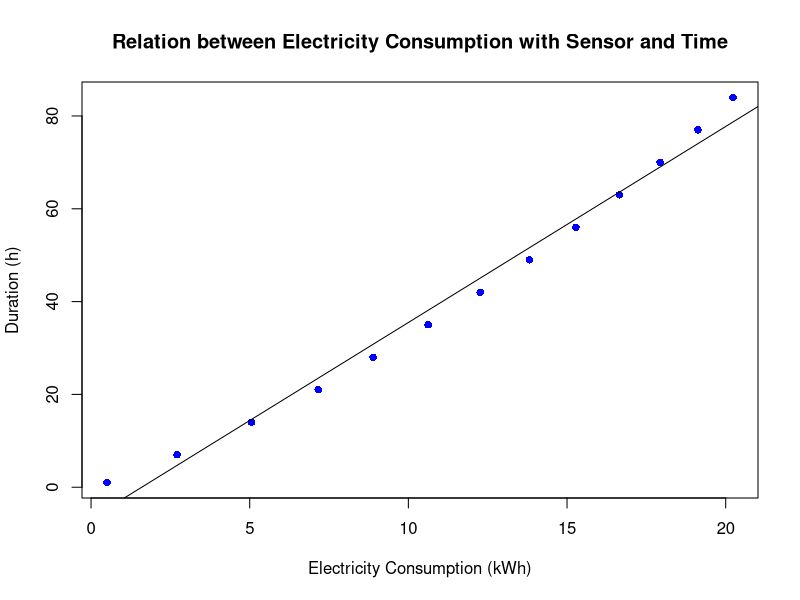
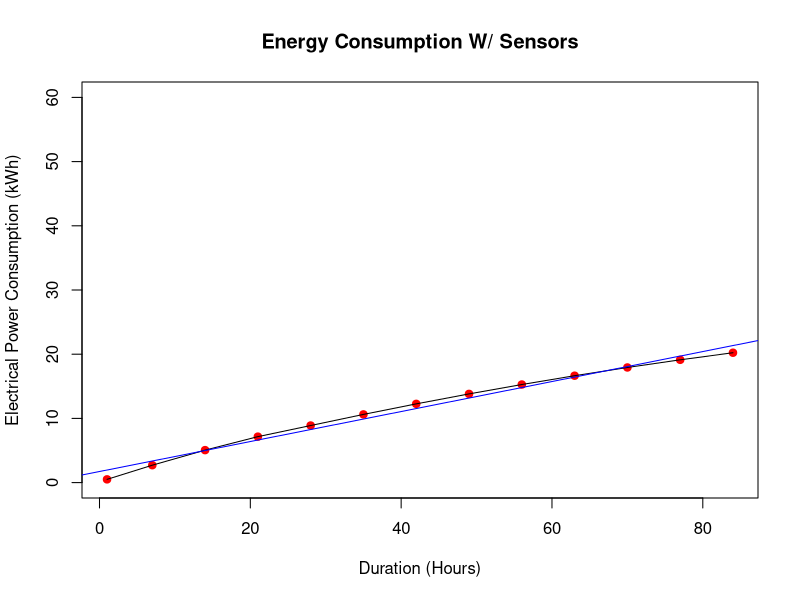
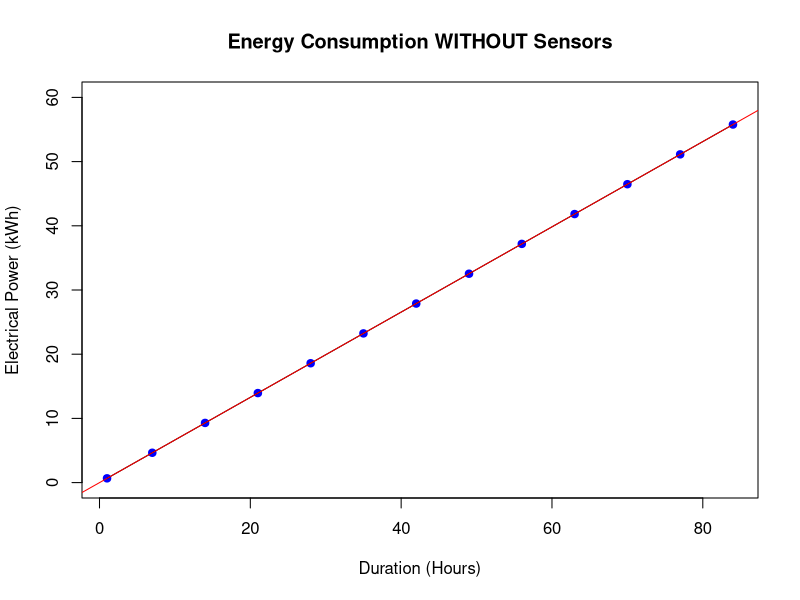
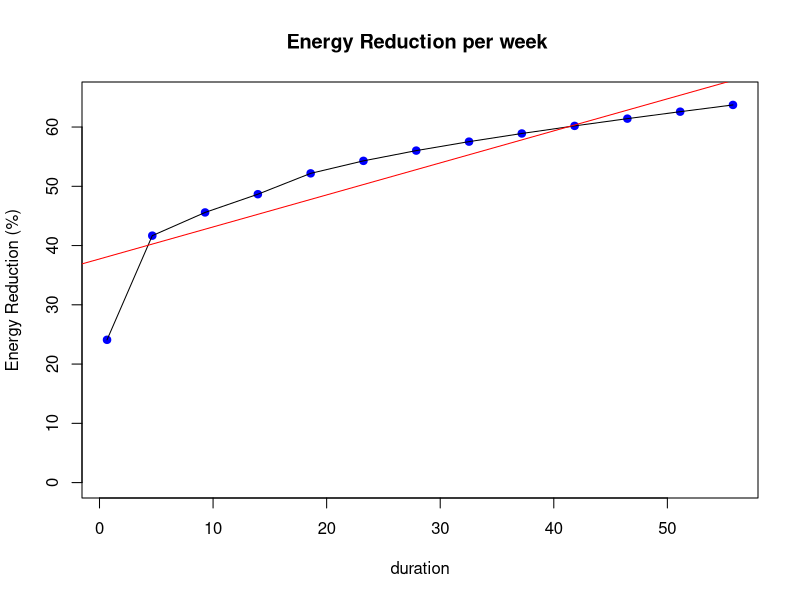
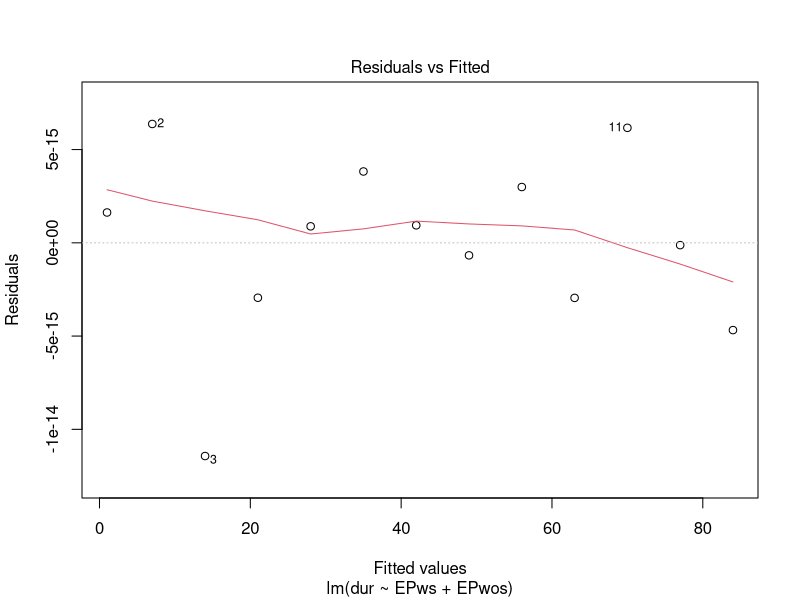
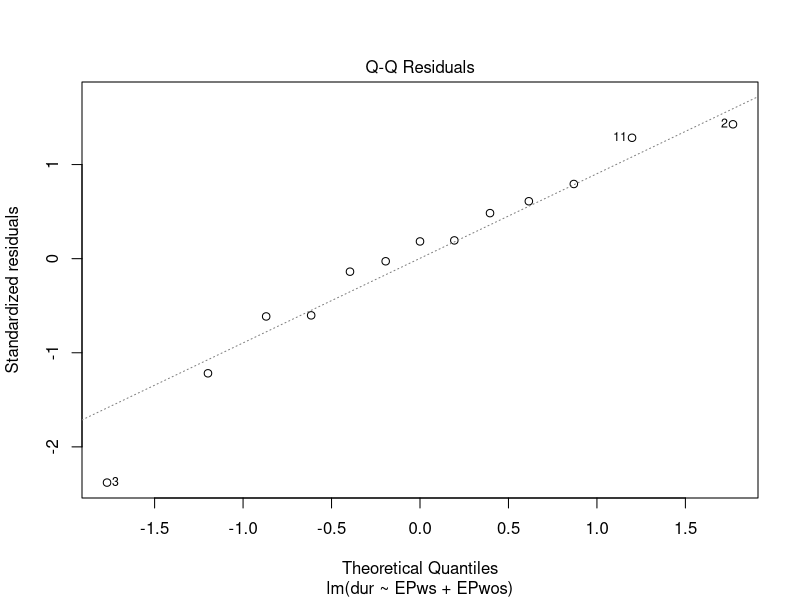
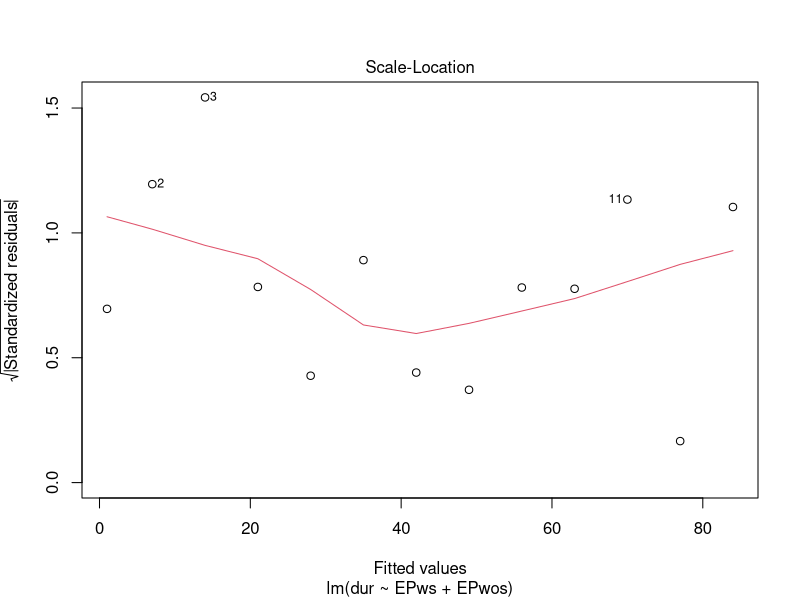
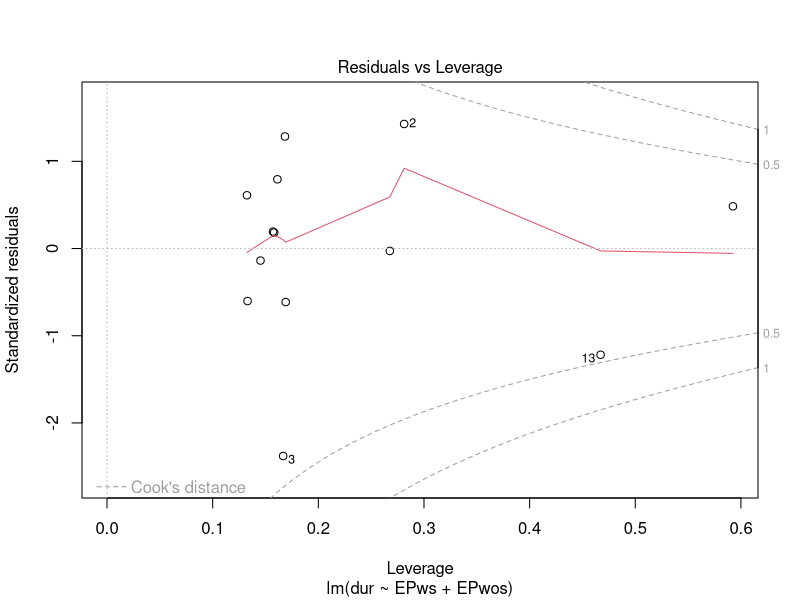

Source code (R) for these figures, in order:
## ---- chunk 1
df1 <- data.frame(  
                    n             = 1:13,
                    Duration      = c(1,7,14,21,28,35,42,49,56,63,70,77,84),
                    With_Sensors  = c(0.504,2.711,5.058,7.158,8.890,10.622,12.264,13.816,15.278,16.651,17.933,19.126,20.229)
                    
                  )

knitr::kable(df1, caption = '**Electrical Power with Sensors**' )




## ---- chunk 2
  y <- c(1,	7,	14,	21,	28,	35,	42,	49,	56,	63, 70,	77,	84)
  x <- c(0.504,	2.711, 5.058,	7.158,	8.890,	10.622,	12.264,	13.816,	15.278,	16.651,	17.933,	19.126,	20.229)
  plot(x, y, pch = 16, cex = 1, col = "blue", main = "Relation between Electricity Consumption with Sensor and Time", xlab = "Electricity Consumption (kWh)", ylab = "Duration (h)")
  lm(y ~ x)
  abline(lm(y ~ x))
## ---- chunk 3
  pt(-3.078356393, 14.99)
## ---- chunk 4
df1 <- data.frame(  
                    n             = 1:13,
                    Duration      = c(1,7,14,21,28,35,42,49,56,63,70,77,84),
                    With_Sensors  = c(0.504,2.711,5.058,7.158,8.890,10.622,12.264,13.816,15.278,16.651,17.933,19.126,20.229)
                    
                  )

knitr::kable(df1, caption = '**Electrical Power w/o Sensors**' )




## ---- chunk 5
y = c(1,7,14,21,28,35,42,49,56,63,70,77,84)
x = c(0.504,2.711,5.058,7.158,8.890,10.622,12.264,13.816,15.278,16.651,17.933,19.126,20.229)

plot(
     x~y,
     main = "Energy Consumption W/ Sensors",
     xlab = "Duration (Hours)",
     ylab = "Electrical Power Consumption (kWh)",
     cex  = 1,
     ylim = c(0, 60),
     col  = "red",
     pch  = 21,  
     bg   = "red"
    )

lines(
      x~y,
      bg="red"
     )

line=lm(x~y)
abline(line, col="blue")


## ---- chunk 6


df2 <- data.frame(  
                    n                  = 1:13,
                    Duration           = c(1,7,14,21,28,35,42,49,56,63,70,77,84),
                    Without_Sensors    = c(0.664,4.648,9.296,13.944,18.592,23.24,27.888,32.536,37.184,41.832,46.48,51.128,55.776)
                  )
knitr::kable(df2, caption = '**Electrical Power w/o Sensors**' )

## ---- chunk 7
y = c(1,7,14,21,28,35,42,49,56,63,70,77,84)
x = c(0.664,4.648,9.296,13.944,18.592,23.24,27.888,32.536,37.184,41.832,46.48,51.128,55.776)



plot(
     x~y,
     main = "Energy Consumption WITHOUT Sensors",
     xlab = "Duration (Hours)",
     ylab = "Electrical Power (kWh)",
     cex  = 1,
     ylim = c(0, 60),
     col  = "blue",
     pch  = 21,  
     bg   = "blue")

lines(
      x~y,
      bg ="red"
     )

line=lm(x~y)
abline(line, col="red")
## ---- chunk 8

x = c(0.504,2.711,5.058,7.158,8.890,10.622,12.264,13.816,15.278,16.651,17.933,19.126,20.229)
y = c(0.664,4.648,9.296,13.944,18.592,23.24,27.888,32.536,37.184,41.832,46.48,51.128,55.776)
a = c(0.504,2.711,5.058,7.158,8.890,10.622,12.264,13.816,15.278,16.651,17.933,19.126,20.229)
b = c(0.664,4.648,9.296,13.944,18.592,23.24,27.888,32.536,37.184,41.832,46.48,51.128,55.776)
 
 
test  = a/b
test2 = 1-test
test3 = test2*100


df3 <- data.frame(  
                    x = c(0.504,2.711,5.058,7.158,8.890,10.622,12.264,13.816,15.278,16.651,17.933,19.126,20.229),
                    y = c(0.664,4.648,9.296,13.944,18.592,23.24,27.888,32.536,37.184,41.832,46.48,51.128,55.776),
                    test3
                   )
knitr::kable(df3, caption = '**With the given data, we have compared the values of the electrical power consumption by those with sensors to those without. When annalyzing data, it was observed that the value of energy consumption with sensors reduced in a given time in a range of 24% upto 64%. The plot observed has also shown a reduction of energy consumption in a given interval of time. **' )

 
## ---- chunk 9

plot(
     test3~y,
     xlab = "duration",
     ylab = "Energy Reduction (%)",
     main = "Energy Reduction per week ",
     cex  = 1,
     ylim = c(0, 65),
     col  = "blue",
     pch  = 21,  
     bg   = "blue"
    )

lines(
      test3~y,
      bg = "blue"
     )

line=lm(test3~y)
abline(line, col="red")

## ---- chunk 10
#data of the research

## dur   = duration
## EPws  = Electrical Power with sensors
## EPwos = Electrical Power without sensors
## ER    = Energy Reduction

dur   = c(1,7,14,21,28,35,42,49,56,63,70,77,84)
EPws  = c(0.504,2.711,5.058,7.158,8.890,10.622,12.264,13.816,15.278,16.651,17.933,19.126,20.229)
EPwos = c(0.664,4.648,9.296,13.944,18.592,23.24,27.888,32.536,37.184,41.832,46.48,51.128,55.776)
ER    =  1 - EPws/EPwos

data1 = data.frame(dur,EPws,EPwos)


knitr::kable(data1, "pipe", col.names = c("Duration","With Sensors","Without Sensors"), align = c("c", "c", "c"))




data2 <- lm(dur ~ EPws + EPwos)


summary(data2)

plot(data2)





